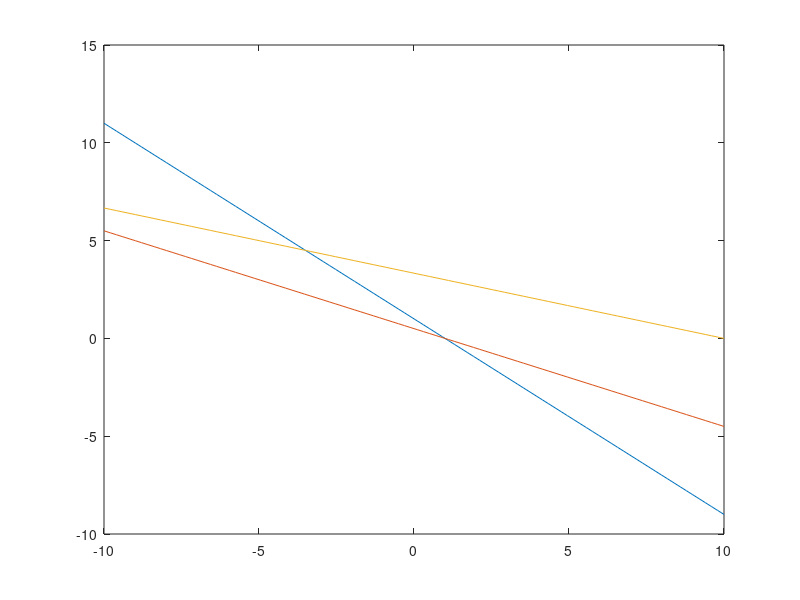

Reproduce this figure in MATLAB.
%% Part 3: Solve linear system of Equations Ax=b 

A = [1 1; 1 2; 1 3];
b = [1; 5; 10];

% x = A\b;
% disp(x); 
% 
% x1 = A*x;
% disp(x1);

% Doesn't equal b when calculating Ax. Solution doesn't exist per graph.
x = linspace(-10,10,100);
y1 = 1 - x;
y2 = (1 - x)/2;
y3 = (10-x)/3;

plot(x,y1,x,y2,x,y3);